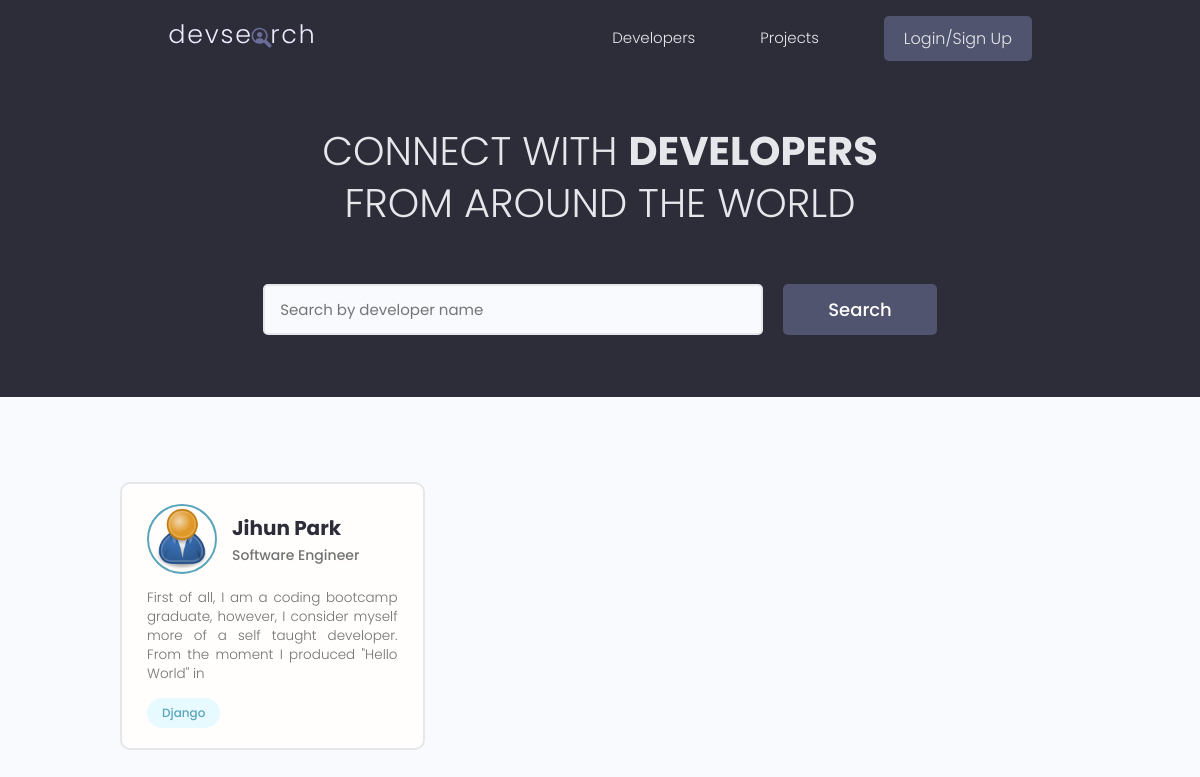
The app's page /, older data.
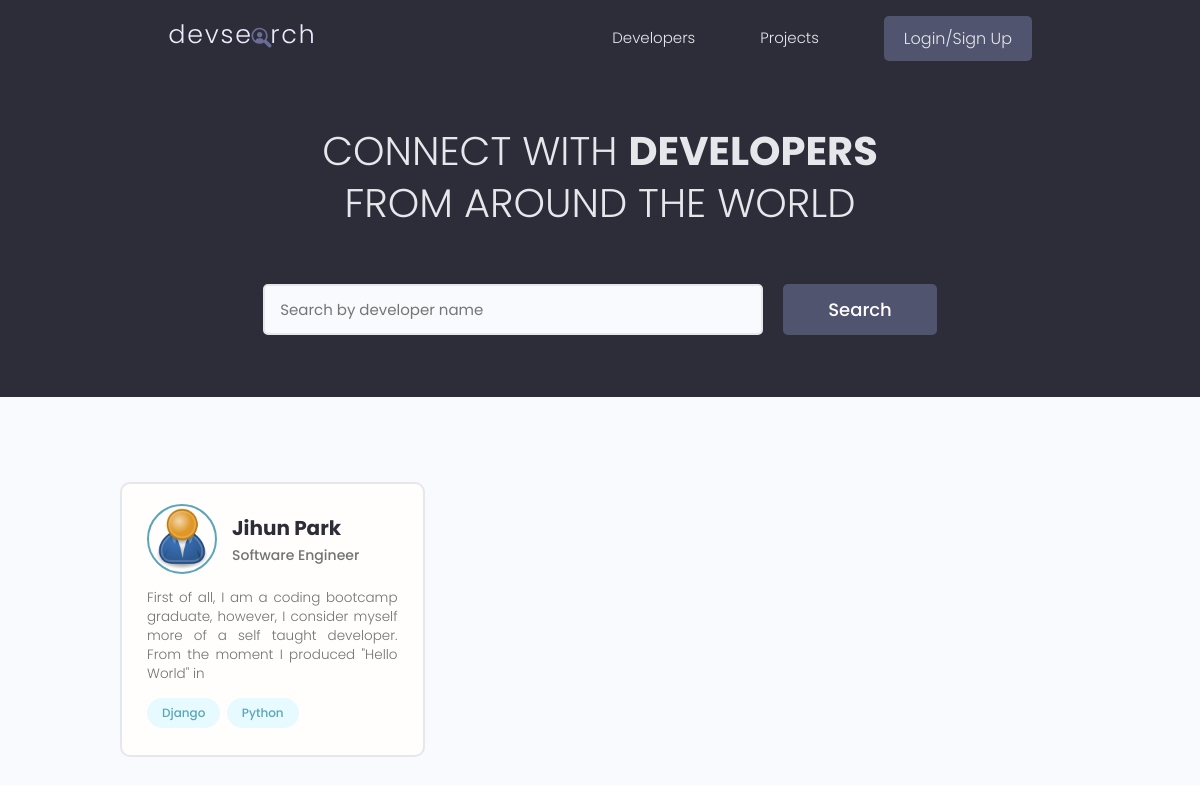
The same page, newer data.
### users/models.py (models this page shows, shortened)
class Profile(models.Model):
    user = models.OneToOneField(User, on_delete=models.CASCADE, null=True, blank=True)
    name = models.CharField(max_length=200, blank=True, null=True)
    email = models.EmailField(max_length=500, blank=True, null=True)
    username = models.CharField(max_length=200, blank=True, null=True)
    location = models.CharField(max_length=200, blank=True, null=True)
    short_intro = models.CharField(max_length=200, blank=True, null=True)
    bio = models.TextField(blank=True, null=True)
    profile_image = models.ImageField(null=True, blank=True, upload_to='profiles/', default="profiles/user-default.png")
    social_github = models.CharField(max_length=200, blank=True, null=True)
    social_twitter = models.CharField(max_length=200, blank=True, null=True)
    social_linkedin = models.CharField(max_length=200, blank=True, null=True)
    social_youtube= models.CharField(max_length=200, blank=True, null=True)
    social_website = models.CharField(max_length=200, blank=True, null=True)
    created = models.DateTimeField(auto_now_add=True)
    id = models.UUIDField(default=uuid.uuid4, unique=True, primary_key=True, editable=False)

class Skill(models.Model):
    owner = models.ForeignKey(Profile, on_delete=models.CASCADE, null=True, blank=True)
    name = models.CharField(max_length=200, blank=True, null=True)
    description = models.TextField(null=True, blank=True)
    created = models.DateTimeField(auto_now_add=True)
    id = models.UUIDField(default=uuid.uuid4, unique=True, primary_key=True, editable=False)
    def __str__(self):
        return str(self.name)

### users/views.py (the view)
# urls.py: path("", views.profiles, name="profiles"),
def profiles(request):
    profiles, search_query = searchProfiles(request)
    custom_range, profiles = paginateProfiles(request, profiles, 3)
    context = {"profiles": profiles, "search_query": search_query, "custom_range": custom_range}
    return render(request, "users/profiles.html", context)

### users/utils.py (called while the page is built)
def paginateProfiles(request, profiles, results):
    page = request.GET.get("page")
    paginator = Paginator(profiles, results)
    try:
        profiles = paginator.page(page)
    except PageNotAnInteger:
        page = 1
        profiles = paginator.page(page)
    except EmptyPage:
        page = paginator.num_pages
        profiles = paginator.page(page)
    leftIndex = (int(page) - 1)
    if leftIndex < 1:
        leftIndex = 1
    rightIndex = (int(page) + 3)
    if rightIndex > paginator.num_pages:
        rightIndex = paginator.num_pages + 1
    custom_range = range(leftIndex, rightIndex)
    return custom_range, profiles

def searchProfiles(request):
    search_query = ""
    if request.GET.get("search_query"):
        search_query = request.GET.get("search_query")
    skills = Skill.objects.filter(name__iexact=search_query)
    profiles = Profile.objects.distinct().filter(
        Q(name__icontains=search_query) |
        Q(short_intro__icontains=search_query) |
        Q(skill__in=skills)
        )
    return profiles, search_query

### users/templates/users/profiles.html (shortened to what this page needs)
<!DOCTYPE html>
<html lang="en">
<head>
</head>
<body>
    {% extends 'main.html' %}
    {% block content %}
  <main class="home">
    <section class="hero-section text-center">
      <div class="container container--narrow">
        <div class="hero-section__box">
          <h2>CONNECT WITH <span>DEVELOPERS</span></h2>
          <h2>FROM AROUND THE WORLD</h2>
        </div>
        <div class="hero-section__search">
          <form class="form" action="{% url 'profiles' %}" method="get">
            <div class="form__field">
              <input class="input input--text" id="formInput#search" type="text" name="search_query"
                value="{{search_query}}" placeholder="Search by developer name" />
            </div>
            <input class="btn btn--sub btn--lg" type="submit" value="Search" />
          </form>
        </div>
      </div>
    </section>
    <section class="devlist">
      <div class="container">
        <div class="grid grid--three">
        {% for profile in profiles %}
          <div class="column card">
            <div class="dev">
              <a href="{% url 'userProfile' profile.id %}" class="card__body">
                <div class="dev__profile">
                  <img class="avatar avatar--md" src="{{ profile.profile_image.url }}" alt="image" />
                  <div class="dev__meta">
                    <h3>{{profile.name}}</h3>
                    <h5>{{profile.short_intro}}</h5>
                  </div>
                </div>
                <p class="dev__info">{{profile.bio|slice:"150"}}</p>
                <div class="dev__skills">
                {% for skill in profile.skill_set.all|slice:"5" %}
                  <span class="tag tag--pill tag--main">
                    <small>{{skill}}</small>
                  </span>
                {% endfor %}
                </div>
              </a>
            </div>
          </div>
         {% endfor %}
        </div>
      </div>
    </section>
    {% include 'pagination.html' with queryset=profiles custom_range=custom_range %}
  </main>
  {% endblock %}

Row changes from the older to the newer data that the page shows:
added Skill: name "Python"
